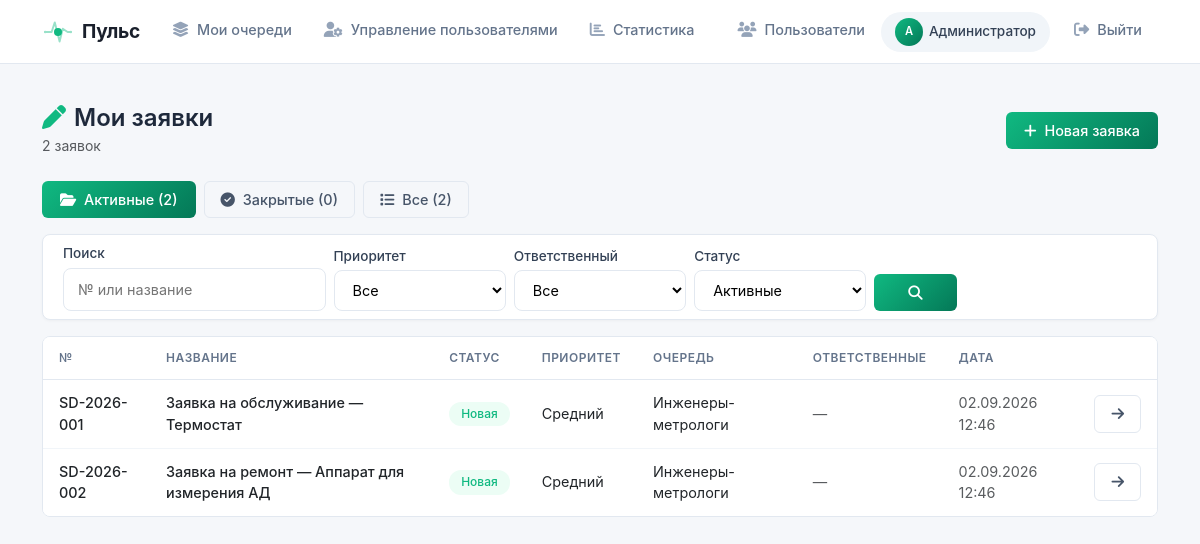
/my-tickets (signed in), run on an earlier commit of the app's database.
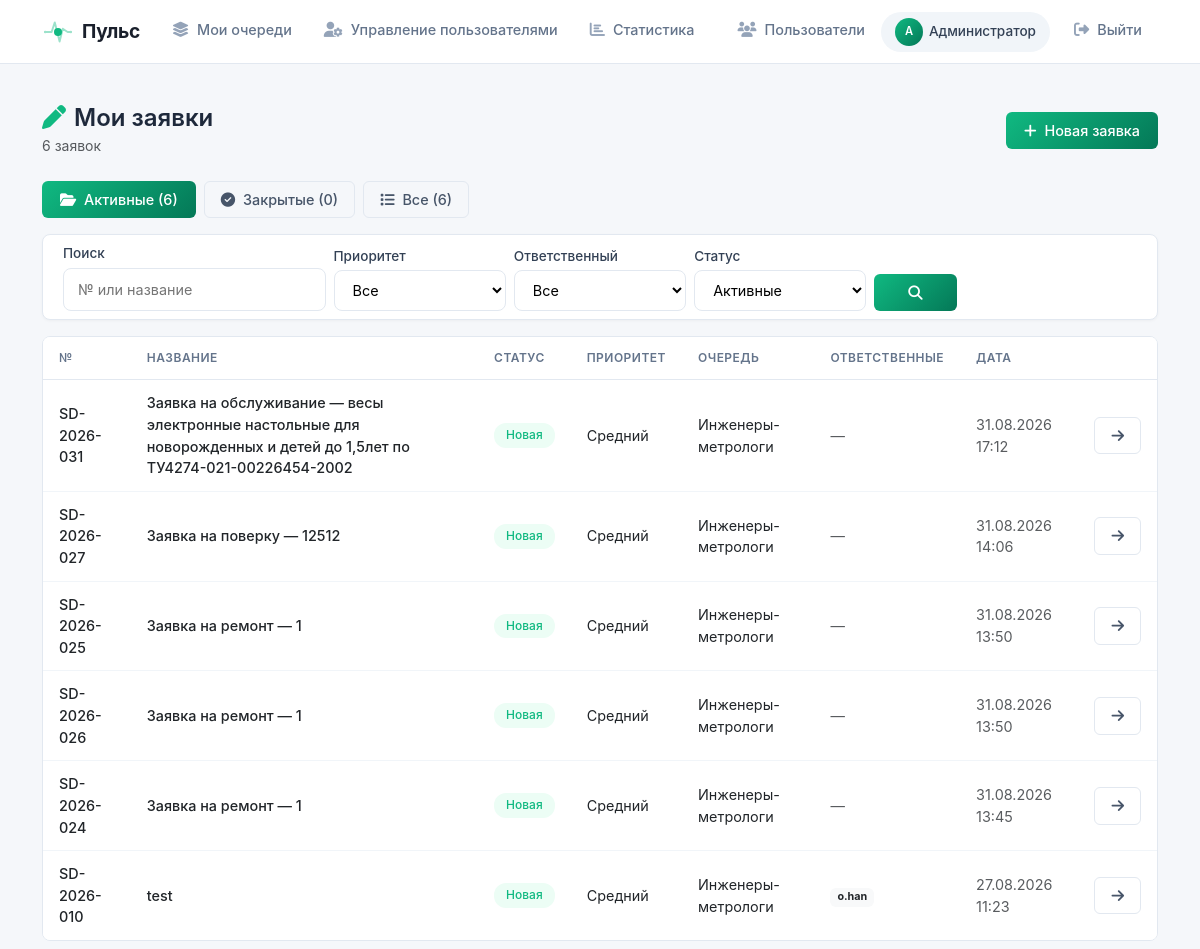
And on a later commit of the database.
### models.py (models this page shows, shortened)
class Ticket(db.Model):
    id = db.Column(db.Integer, primary_key=True)
    ticket_number = db.Column(db.String(20), unique=True, nullable=False)
    title = db.Column(db.String(200), nullable=False)
    description = db.Column(db.Text, nullable=False)
    status = db.Column(db.String(50), default='Новая')
    priority = db.Column(db.String(20), default='Средний')
    start_date = db.Column(db.DateTime, nullable=True)
    deadline = db.Column(db.DateTime, nullable=True)
    actual_deadline = db.Column(db.DateTime, nullable=True)
    created_by_id = db.Column(db.Integer, db.ForeignKey('user.id'))
    queue_id = db.Column(db.Integer, db.ForeignKey('queue.id'), nullable=True)
    rating = db.Column(db.Integer, nullable=True)
    feedback_text = db.Column(db.Text, nullable=True)
    created_at = db.Column(db.DateTime, default=datetime.now(tz))
    updated_at = db.Column(db.DateTime, default=datetime.now(tz), onupdate=datetime.now(tz))
    closed_at = db.Column(db.DateTime, nullable=True)
    assignees = db.relationship('User', secondary='ticket_assignees', back_populates='assigned_tickets')
    attachments = db.relationship('Attachment', backref='ticket', lazy=True)
    metrologist_request = db.relationship(
        'MetrologistRequest',
        back_populates='ticket',
        uselist=False,
        cascade='all, delete-orphan'
    )

class Queue(db.Model):
    id = db.Column(db.Integer, primary_key=True)
    name = db.Column(db.String(100), nullable=False, unique=True)
    description = db.Column(db.Text, nullable=True)
    is_active = db.Column(db.Boolean, default=True)
    queue_type = db.Column(db.String(50), default='default')
    created_at = db.Column(db.DateTime, default=datetime.now(tz))
    created_by_id = db.Column(db.Integer, db.ForeignKey('user.id'))
    mail = db.Column(db.Text,default = None)
    admins = db.relationship('User', secondary='queue_admins', back_populates='admin_queues')
    members = db.relationship('User', secondary='user_queue', back_populates='queues')
    tickets = db.relationship('Ticket', backref='queue', lazy=True)
    cars = db.relationship('Car', backref='queue', lazy=True)
    created_by = db.relationship('User', foreign_keys=[created_by_id])

class User(UserMixin, db.Model):
    id = db.Column(db.Integer, primary_key=True)
    username = db.Column(db.String(80), unique=True, nullable=False)
    password = db.Column(db.String(200), nullable=False)
    full_name = db.Column(db.String(300), nullable=True)
    email = db.Column(db.String(120), unique=True, nullable=False)
    phone = db.Column(db.String(20), nullable=True)
    department = db.Column(db.String(200), nullable=True)
    position = db.Column(db.String(200), nullable=True)
    office = db.Column(db.String(50), nullable=True)
    is_admin = db.Column(db.Boolean, default=False)
    created_at = db.Column(db.DateTime, default=datetime.now(tz))
    notify_email = db.Column(db.Boolean, default=True)
    queues = db.relationship('Queue', secondary='user_queue', back_populates='members')
    admin_queues = db.relationship('Queue', secondary='queue_admins', back_populates='admins')
    assigned_tickets = db.relationship('Ticket', secondary='ticket_assignees', back_populates='assignees')
    created_tickets = db.relationship('Ticket', foreign_keys='Ticket.created_by_id', backref='creator')
    allowed_queues = db.relationship(
        'Queue',
        secondary='queue_links',
        primaryjoin='Queue.id == queue_links.c.queue_from',
        secondaryjoin='Queue.id == queue_links.c.queue_to',
        backref='allowed_by_queues'
    )
    bookings = db.relationship('Booking', backref='user', lazy=True)

### core/tickets.py (the view, shortened to what this page needs)
@tickets_bp.route('/my-tickets')
@login_required
def my_tickets():
    query = Ticket.query.filter_by(created_by_id=current_user.id)
    status_filter = request.args.get('status', 'active')
    search = request.args.get('search', '').strip()
    priority = request.args.get('priority', '').strip()
    assignee = request.args.get('assignee', '')
    if status_filter == 'active':
        query = query.filter(Ticket.status.in_(['Новая', 'В работе']))
    elif status_filter == 'closed':
        query = query.filter(Ticket.status == 'Закрыта')
    elif status_filter == 'all':
        pass
    else:
        query = query.filter(Ticket.status == status_filter)
    if priority:
        query = query.filter(Ticket.priority == priority)
    if assignee == 'me':
        query = query.filter(Ticket.assignees.any(id=current_user.id))
    elif assignee == 'unassigned':
        query = query.filter(~Ticket.assignees.any())
    tickets = query.order_by(Ticket.created_at.desc()).all()
    total_count = Ticket.query.filter_by(created_by_id=current_user.id).count()
    active_count = Ticket.query.filter(
        Ticket.created_by_id == current_user.id,
        Ticket.status.in_(['Новая', 'В работе'])
    ).count()
    closed_count = Ticket.query.filter_by(created_by_id=current_user.id, status='Закрыта').count()
    return render_template('my_tickets.html',
                         tickets=tickets,
                         total_count=total_count,
                         active_count=active_count,
                         closed_count=closed_count,
                         status_filter=status_filter,
                         search_query=search,
                         priority_filter=priority,
                         assignee_filter=assignee)

### app.py (called while the page is built)
@login_manager.user_loader
def load_user(user_id):
    return User.query.get(int(user_id))

@app.context_processor
def inject_globals():
    return {
        'User': User,
        'can_manage_queue': can_manage_queue,
        'format_datetime': format_datetime,
        'get_current_server_time': get_current_server_time,
        'SERVER_TIMEZONE': SERVER_TIMEZONE
    }

### templates/my_tickets.html (shortened to what the changed rows need)
{% extends "base.html" %}
{% block content %}
<div class="d-flex justify-content-between align-items-center mb-4">
    <div>
        <h4 class="mb-0 fw-semibold">
            <i class="fas fa-pen me-2" style="color: var(--primary);"></i>Мои заявки
        </h4>
        <span class="text-muted small">{{ tickets|length }} заявок</span>
    </div>
</div>
<div class="row g-2 mb-3">
    <div class="col-auto">
        <a href="{{ url_for('tickets.my_tickets', status='active') }}" class="btn btn-sm {% if status_filter == 'active' %}btn-primary-gradient{% else %}btn-outline-modern{% endif %}">
            <i class="fas fa-folder-open me-1"></i> Активные ({{ active_count }})
        </a>
    </div>
    <div class="col-auto">
        <a href="{{ url_for('tickets.my_tickets', status='all') }}" class="btn btn-sm {% if status_filter == 'all' %}btn-primary-gradient{% else %}btn-outline-modern{% endif %}">
            <i class="fas fa-list me-1"></i> Все ({{ total_count }})
        </a>
    </div>
</div>
<div class="table-modern animate-fade-in">
    <table class="table mb-0">
        <thead>
            <tr>
                <th>№</th>
                <th>Название</th>
                <th>Статус</th>
                <th>Приоритет</th>
                <th>Очередь</th>
                <th>Ответственные</th>
                <th>Дата</th>
                <th></th>
            </tr>
        </thead>
        <tbody>
            {% for ticket in tickets %}
                <tr>
                    <td><span class="fw-medium">{{ ticket.ticket_number }}</span></td>
                    <td><a href="{{ url_for('tickets.ticket_detail', ticket_id=ticket.id) }}" class="fw-medium text-dark">{{ ticket.title }}</a></td>
                    <td>
                        <span class="badge-status
                            {% if ticket.status == 'Новая' %}badge-status-new
                            {% elif ticket.status == 'В работе' %}badge-status-work
                            {% elif ticket.status == 'Закрыта' %}badge-status-closed
                            {% else %}badge-status-other{% endif %}">
                            {{ ticket.status }}
                        </span>
                    </td>
                    <td><span class="priority-{{ ticket.priority.lower() }}">{{ ticket.priority }}</span></td>
                    <td>{% if ticket.queue %}{{ ticket.queue.name }}{% else %}<span class="text-muted">—</span>{% endif %}</td>
                    <td>
                        {% for assignee in ticket.assignees %}
                            <span class="badge bg-light text-dark border-0">{{ assignee.username }}</span>
                        {% else %}
                            <span class="text-muted">—</span>
                        {% endfor %}
                    </td>
                    <td class="text-muted small">{{ ticket.created_at.strftime('%d.%m.%Y %H:%M') }}</td>
                    <td><a href="{{ url_for('tickets.ticket_detail', ticket_id=ticket.id) }}" class="btn btn-outline-modern btn-sm"><i class="fas fa-arrow-right"></i></a></td>
                </tr>
            {% endfor %}
        </tbody>
    </table>
</div>
{% endblock %}

What changed in the data, as far as the page shows it:
no longer on this page (row edited): Ticket: ticket_number "SD-2026-001", title "Заявка на обслуживание — Термостат", status "Новая", priority "Средний", queue.name "Инженеры-метрологи", created_at "02.09.2026 12:46"
no longer on this page (row edited): Ticket: ticket_number "SD-2026-002", title "Заявка на ремонт — Аппарат для измерения АД", status "Новая", priority "Средний", queue.name "Инженеры-метрологи", created_at "02.09.2026 12:46"
added Ticket: ticket_number "SD-2026-031", title "Заявка на обслуживание — весы электронные настольные для новорожденных и детей до 1,5лет по ТУ4274-021-00226454-2002", status "Новая", priority "Средний", queue.name "Инженеры-метрологи", created_at "31.08.2026 17:12"
added Ticket: ticket_number "SD-2026-027", title "Заявка на поверку — 12512", status "Новая", priority "Средний", queue.name "Инженеры-метрологи", created_at "31.08.2026 14:06"
added Ticket: ticket_number "SD-2026-025", title "Заявка на ремонт — 1", status "Новая", priority "Средний", queue.name "Инженеры-метрологи", created_at "31.08.2026 13:50"
added Ticket: ticket_number "SD-2026-026", title "Заявка на ремонт — 1", status "Новая", priority "Средний", queue.name "Инженеры-метрологи", created_at "31.08.2026 13:50"
added Ticket: ticket_number "SD-2026-024", title "Заявка на ремонт — 1", status "Новая", priority "Средний", queue.name "Инженеры-метрологи", created_at "31.08.2026 13:45"
added Ticket: ticket_number "SD-2026-010", title "test", status "Новая", priority "Средний", queue.name "Инженеры-метрологи", created_at "27.08.2026 11:23"
now on this page (row unchanged): User: username "o.han"
Also different on the page:
{{ tickets|length }}: "2" → "6"
{{ active_count }}: "2" → "6"
{{ total_count }}: "2" → "6"
